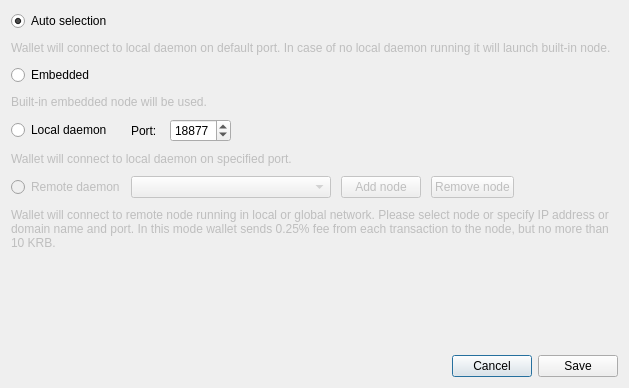
<?xml version="1.0" encoding="UTF-8"?>
<ui version="4.0">
 <class>ConnectionSettingsDialog</class>
 <widget class="QDialog" name="ConnectionSettingsDialog">
  <property name="windowModality">
   <enum>Qt::ApplicationModal</enum>
  </property>
  <property name="geometry">
   <rect>
    <x>0</x>
    <y>0</y>
    <width>629</width>
    <height>388</height>
   </rect>
  </property>
  <property name="windowTitle">
   <string>Connection settings</string>
  </property>
  <layout class="QGridLayout" name="gridLayout_2">
   <item row="2" column="0">
    <layout class="QHBoxLayout" name="horizontalLayout">
     <item>
      <spacer name="horizontalSpacer">
       <property name="orientation">
        <enum>Qt::Horizontal</enum>
       </property>
       <property name="sizeHint" stdset="0">
        <size>
         <width>40</width>
         <height>20</height>
        </size>
       </property>
      </spacer>
     </item>
     <item>
      <widget class="QPushButton" name="connectionCancelButton">
       <property name="text">
        <string>Cancel</string>
       </property>
      </widget>
     </item>
     <item>
      <widget class="QPushButton" name="connectionSaveButton">
       <property name="text">
        <string>Save</string>
       </property>
      </widget>
     </item>
    </layout>
   </item>
   <item row="0" column="0">
    <layout class="QGridLayout" name="gridLayout">
     <property name="sizeConstraint">
      <enum>QLayout::SetMaximumSize</enum>
     </property>
     <property name="verticalSpacing">
      <number>10</number>
     </property>
     <item row="0" column="0">
      <widget class="QRadioButton" name="radioButton_1">
       <property name="enabled">
        <bool>true</bool>
       </property>
       <property name="text">
        <string>Auto selection</string>
       </property>
       <property name="checked">
        <bool>true</bool>
       </property>
      </widget>
     </item>
     <item row="1" column="0" colspan="2">
      <widget class="QLabel" name="label">
       <property name="enabled">
        <bool>false</bool>
       </property>
       <property name="text">
        <string>Wallet will connect to local daemon on default port. In case of no local daemon running it will launch built-in node.</string>
       </property>
       <property name="wordWrap">
        <bool>true</bool>
       </property>
      </widget>
     </item>
     <item row="2" column="0">
      <widget class="QRadioButton" name="radioButton_2">
       <property name="text">
        <string>Embedded</string>
       </property>
      </widget>
     </item>
     <item row="3" column="0" colspan="2">
      <widget class="QLabel" name="label_2">
       <property name="enabled">
        <bool>false</bool>
       </property>
       <property name="text">
        <string>Built-in embedded node will be used.</string>
       </property>
       <property name="wordWrap">
        <bool>true</bool>
       </property>
      </widget>
     </item>
     <item row="4" column="0">
      <widget class="QRadioButton" name="radioButton_3">
       <property name="text">
        <string>Local daemon</string>
       </property>
      </widget>
     </item>
     <item row="4" column="1">
      <layout class="QHBoxLayout" name="horizontalLayout_2">
       <property name="spacing">
        <number>10</number>
       </property>
       <item>
        <widget class="QLabel" name="label_3">
         <property name="text">
          <string>Port: </string>
         </property>
        </widget>
       </item>
       <item>
        <widget class="QSpinBox" name="m_localDaemonPort">
         <property name="minimum">
          <number>0</number>
         </property>
         <property name="maximum">
          <number>65535</number>
         </property>
         <property name="value">
          <number>18877</number>
         </property>
         <property name="displayIntegerBase">
          <number>10</number>
         </property>
        </widget>
       </item>
       <item>
        <spacer name="horizontalSpacer_2">
         <property name="orientation">
          <enum>Qt::Horizontal</enum>
         </property>
         <property name="sizeHint" stdset="0">
          <size>
           <width>40</width>
           <height>20</height>
          </size>
         </property>
        </spacer>
       </item>
      </layout>
     </item>
     <item row="5" column="0" colspan="2">
      <widget class="QLabel" name="label_4">
       <property name="enabled">
        <bool>false</bool>
       </property>
       <property name="text">
        <string>Wallet will connect to local daemon on specified port.</string>
       </property>
       <property name="wordWrap">
        <bool>true</bool>
       </property>
      </widget>
     </item>
     <item row="6" column="0">
      <widget class="QRadioButton" name="radioButton_4">
       <property name="enabled">
        <bool>false</bool>
       </property>
       <property name="text">
        <string>Remote daemon</string>
       </property>
      </widget>
     </item>
     <item row="6" column="1">
      <layout class="QHBoxLayout" name="horizontalLayout_3">
       <property name="spacing">
        <number>10</number>
       </property>
       <item>
        <widget class="QComboBox" name="remoteNodesComboBox">
         <property name="enabled">
          <bool>false</bool>
         </property>
         <property name="minimumSize">
          <size>
           <width>200</width>
           <height>0</height>
          </size>
         </property>
         <property name="editable">
          <bool>false</bool>
         </property>
         <property name="insertPolicy">
          <enum>QComboBox::InsertAtTop</enum>
         </property>
        </widget>
       </item>
       <item>
        <widget class="QPushButton" name="addNodeButton">
         <property name="enabled">
          <bool>false</bool>
         </property>
         <property name="text">
          <string>Add node</string>
         </property>
         <property name="icon">
          <iconset resource="../../resources.qrc">
           <normaloff>:/icons/add</normaloff>:/icons/add</iconset>
         </property>
        </widget>
       </item>
       <item>
        <widget class="QPushButton" name="removeNodeButton">
         <property name="enabled">
          <bool>false</bool>
         </property>
         <property name="text">
          <string>Remove node</string>
         </property>
         <property name="icon">
          <iconset resource="../../resources.qrc">
           <normaloff>:/icons/remove</normaloff>:/icons/remove</iconset>
         </property>
        </widget>
       </item>
       <item>
        <spacer name="horizontalSpacer_3">
         <property name="orientation">
          <enum>Qt::Horizontal</enum>
         </property>
         <property name="sizeHint" stdset="0">
          <size>
           <width>40</width>
           <height>20</height>
          </size>
         </property>
        </spacer>
       </item>
      </layout>
     </item>
     <item row="7" column="0" colspan="2">
      <widget class="QLabel" name="label_5">
       <property name="enabled">
        <bool>false</bool>
       </property>
       <property name="sizePolicy">
        <sizepolicy hsizetype="Preferred" vsizetype="MinimumExpanding">
         <horstretch>0</horstretch>
         <verstretch>0</verstretch>
        </sizepolicy>
       </property>
       <property name="minimumSize">
        <size>
         <width>0</width>
         <height>40</height>
        </size>
       </property>
       <property name="text">
        <string>Wallet will connect to remote node running in local or global network. Please select node or specify IP address or domain name and port. In this mode wallet sends 0.25% fee from each transaction to the node, but no more than 10 KRB.</string>
       </property>
       <property name="wordWrap">
        <bool>true</bool>
       </property>
      </widget>
     </item>
    </layout>
   </item>
   <item row="1" column="0">
    <spacer name="verticalSpacer">
     <property name="orientation">
      <enum>Qt::Vertical</enum>
     </property>
     <property name="sizeHint" stdset="0">
      <size>
       <width>20</width>
       <height>40</height>
      </size>
     </property>
    </spacer>
   </item>
  </layout>
 </widget>
 <resources>
  <include location="../../resources.qrc"/>
 </resources>
 <connections>
  <connection>
   <sender>connectionCancelButton</sender>
   <signal>clicked()</signal>
   <receiver>ConnectionSettingsDialog</receiver>
   <slot>reject()</slot>
   <hints>
    <hint type="sourcelabel">
     <x>549</x>
     <y>259</y>
    </hint>
    <hint type="destinationlabel">
     <x>338</x>
     <y>140</y>
    </hint>
   </hints>
  </connection>
  <connection>
   <sender>connectionSaveButton</sender>
   <signal>clicked()</signal>
   <receiver>ConnectionSettingsDialog</receiver>
   <slot>accept()</slot>
   <hints>
    <hint type="sourcelabel">
     <x>630</x>
     <y>259</y>
    </hint>
    <hint type="destinationlabel">
     <x>338</x>
     <y>140</y>
    </hint>
   </hints>
  </connection>
  <connection>
   <sender>addNodeButton</sender>
   <signal>clicked()</signal>
   <receiver>ConnectionSettingsDialog</receiver>
   <slot>addNodeClicked()</slot>
   <hints>
    <hint type="sourcelabel">
     <x>361</x>
     <y>153</y>
    </hint>
    <hint type="destinationlabel">
     <x>290</x>
     <y>135</y>
    </hint>
   </hints>
  </connection>
  <connection>
   <sender>removeNodeButton</sender>
   <signal>clicked()</signal>
   <receiver>ConnectionSettingsDialog</receiver>
   <slot>removeNodeClicked()</slot>
   <hints>
    <hint type="sourcelabel">
     <x>459</x>
     <y>177</y>
    </hint>
    <hint type="destinationlabel">
     <x>299</x>
     <y>193</y>
    </hint>
   </hints>
  </connection>
 </connections>
</ui>
